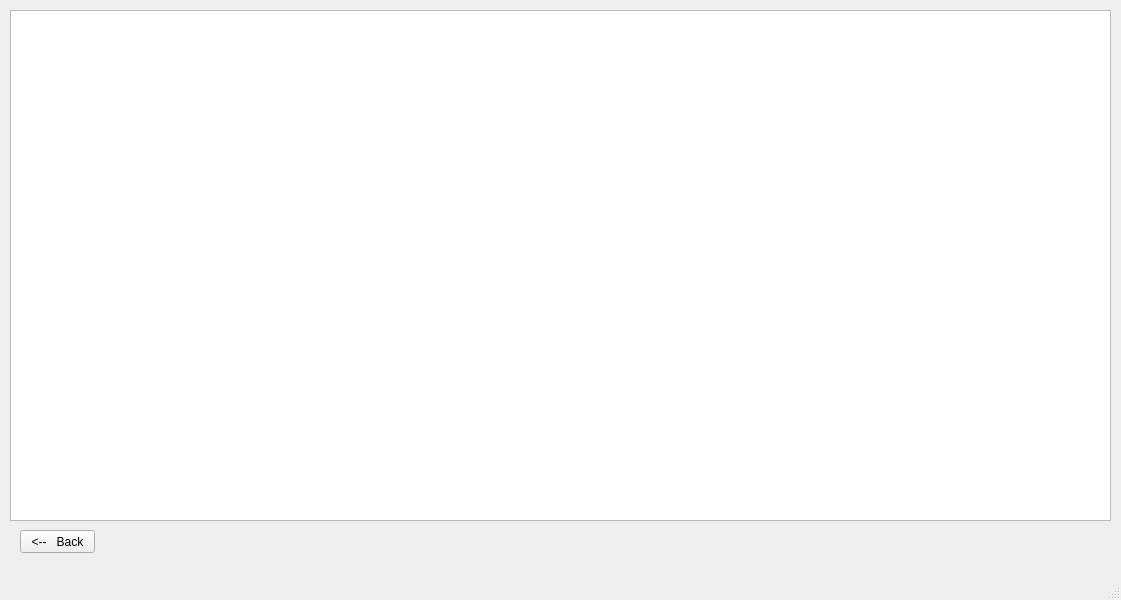
<?xml version="1.0" encoding="UTF-8"?>
<ui version="4.0">
 <class>MainWindow</class>
 <widget class="QMainWindow" name="MainWindow">
  <property name="geometry">
   <rect>
    <x>0</x>
    <y>0</y>
    <width>1121</width>
    <height>600</height>
   </rect>
  </property>
  <property name="windowTitle">
   <string>MainWindow</string>
  </property>
  <widget class="QWidget" name="centralwidget">
   <widget class="QTableView" name="tableView">
    <property name="geometry">
     <rect>
      <x>10</x>
      <y>10</y>
      <width>1101</width>
      <height>511</height>
     </rect>
    </property>
   </widget>
   <widget class="QPushButton" name="pushButton">
    <property name="geometry">
     <rect>
      <x>20</x>
      <y>530</y>
      <width>75</width>
      <height>23</height>
     </rect>
    </property>
    <property name="text">
     <string>&lt;--   Back</string>
    </property>
   </widget>
  </widget>
  <widget class="QMenuBar" name="menubar">
   <property name="geometry">
    <rect>
     <x>0</x>
     <y>0</y>
     <width>1121</width>
     <height>21</height>
    </rect>
   </property>
  </widget>
  <widget class="QStatusBar" name="statusbar"/>
 </widget>
 <resources/>
 <connections/>
</ui>
